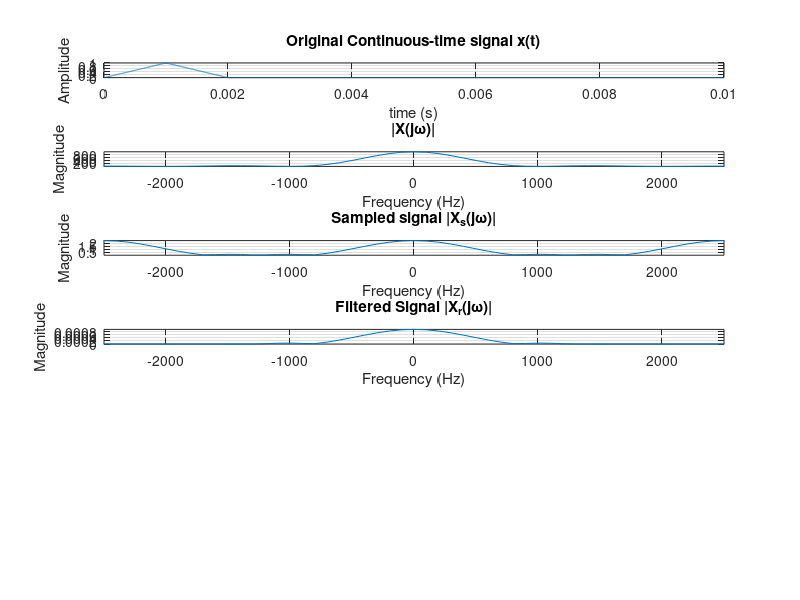

Reproduce this figure in MATLAB. (Note: this script raises an error after producing the figure.)
clear all
%% Declare Variables
Trep = 1e-6;
t = [0:Trep:0.01];
ftone = 1000;
%any number below 40 * ftone produces an imperfect reconstruction
fs = ftone * 2.5;
Ts = 1/fs;

A=1e-3;
raiseindex=max(find(t<A));
decayindex=max(find(t<2*A));
xt=zeros(size(t));
xt(1:raiseindex)=t(1:raiseindex)/A;
xt(raiseindex+1:decayindex)=1-t(1:raiseindex)/A;

%% Continuous Signal
subplot(6,1,1);
plot(t, xt);grid
xlabel("time (s)");
ylabel("Amplitude");
title('Original Continuous-time signal x(t)');

%% Fourier Transfrom
Xjw = fft(xt);
Xjw = fftshift(Xjw);
faxis = linspace(-1/Trep/2,1/Trep/2,length(Xjw));
subplot(6,1,2);
plot(faxis, abs(Xjw));grid
axis([-fs fs -inf inf])
xlabel("Frequency (Hz)");
ylabel("Magnitude")
title('|X(j\omega)|');


%% Impulse train
y = zeros(size(t));
y(1:1/(fs*Trep):end) = 1;

%Xs(t)
xs = xt .* y;

%% Fourier transform of Xs
Xsjw = fft(xs, length(t));
Xsjw = fftshift(Xsjw);

subplot(6,1,3);
plot(faxis, abs(Xsjw));grid
axis([-fs fs -inf inf]);
xlabel("Frequency (Hz)");
ylabel("Magnitude");
title('Sampled signal |X_s(j\omega)|');

%% Filtered signal low pass filter
Hr = Ts * (abs(2 * pi * faxis) < (pi/Ts));

% Hr = zeros(1, length(faxis));
% 
% for i = 1:length(faxis)
%   if abs(2 * pi * faxis(i)) < (pi / Ts)
%     Hr(i) = Ts;
%   end
% end

Xrjw =  Xsjw .* Hr;

subplot(6,1,4);
plot(faxis, abs(Xrjw));grid
axis([-fs fs -inf inf]);
xlabel("Frequency (Hz)");
ylabel("Magnitude");
title('Filtered Signal |X_r(j\omega)|');

%% Reconstructed signal
xrt = Inv_Fourier(Xrjw);

xrt=max(xt)/max(xrt)*xrt;

subplot(6,1,5);
plot(t, xrt); grid
xlabel("Time (s)");
ylabel("Amplitude");
title('Reconstructed signal x_r(t)');

subplot(6,1,6);
plot(t,xt, '-r', t, xrt, '-c');grid
xlabel("Time (s)");
ylabel("Amplitude");
legend('Original Signal x(t)', 'Reconstructed Signal x_r(t)')
title('Original Signal x(t) & Reconstructed signal x_r(t)');

